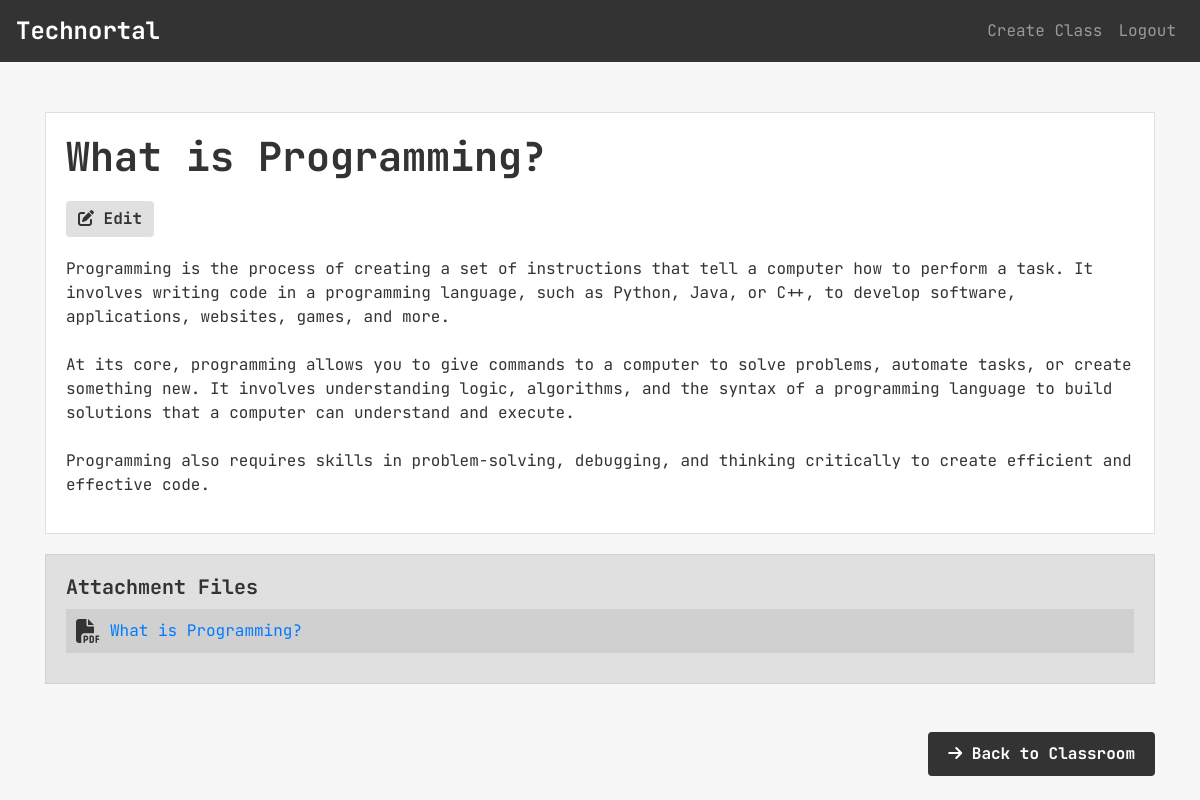
Screenshot of /material/1 (signed in) with the database file from the repository.
### app/models.py (models this page shows)
class Material(db.Model):
    id = db.Column(db.Integer, primary_key=True)
    title = db.Column(db.String(100), nullable=False)
    content = db.Column(db.Text)
    chapter_id = db.Column(db.Integer, db.ForeignKey('chapter.id', ondelete='CASCADE'), nullable=False)
    file_url = db.Column(db.String(200))

### app/routes/classroom.py (the view)
@classroom.route('/material/<int:material_id>', methods=['GET'])
@login_required
def view_material(material_id):
    material = Material.query.get_or_404(material_id)
    return render_template('material.html', material=material)

### app/__init__.py (called while the page is built)
@login_manager.user_loader
def load_user(user_id):
    return User.query.get(int(user_id))

### app/templates/material.html (shortened to what this page needs)
{% extends "base.html" %}
{% block style_block %}
<link rel="stylesheet" href="{{url_for('static', filename='css/material.css')}}">
{% endblock style_block %}
{% block content %}
<div class="container content-container">
    <div class="content">
        <h1>{{ material.title }}</h1>
        <button class="btn btn-edit"><i class="fas fa-edit"></i> Edit</button>
        <div class="formatted-content">{{ material.content }}</div>
    </div>
    <div class="attachments">
        <h5>Attachment Files</h5>
        {% if material.file_url %}
        <div class="attachment-item">
            <i class="fas fa-file-pdf"></i>
            <a href="{{ url_for('static', filename='uploads/' + material.file_url) }}" target="_blank">{{
                material.title }}</a>
        </div>
        {% endif %}
    </div>
    <a class="btn btn-next-lesson mt-5"
        href="{{ url_for('main.classroom.view_class', id=material.chapter.classroom_id) }}">
        <i class="fas fa-arrow-right"></i> Back to Classroom
    </a>
</div>
{% endblock content %}

### app/static/css/material.css (style rules this page uses)
body { font-family: "JetBrains Mono", monospace; background-color: #f7f7f7; color: #333; }
.content-container { padding-top: 50px; }
.content { background-color: white; border: 1px solid #e0e0e0; padding: 20px; margin-bottom: 20px; }
.content h1 { font-weight: bold; margin-bottom: 20px; }
.btn-edit { background-color: #e0e0e0; color: #333; font-weight: bold; border: none; margin-bottom: 20px; }
.attachments { background-color: #e0e0e0; padding: 20px; margin-top: 20px; border: 1px solid #d0d0d0; }
.attachments h5 { font-weight: bold; margin-bottom: 10px; }
.attachment-item { display: flex; align-items: center; padding: 10px; background-color: #d0d0d0; margin-bottom: 10px; }
.attachment-item i { font-size: 24px; margin-right: 10px; }
.btn-next-lesson { float: right; background-color: #333; color: #fff; border: none; padding: 10px 20px; font-weight: bold; }

### app/templates/material.html (style rules this page uses)
.formatted-content { white-space: pre-wrap; }

### rows the page displays
Material: title "What is Programming?", content "Programming is the process of creating a set of instructions that tell a computer how to perform a task. It involves writing code in a programming language, such as Python, Java, or C++, to develop software, applications, websites, games, and more. At its core, programming allows you to give commands to a computer to solve problems, automate tasks, or create something new. It involves understanding logic, algorithms, and the syntax of a programming language to build solutions that a computer can understand and execute. Programming also requires skills in problem-solving, debugging, and thinking critically to create efficient and effective code."
